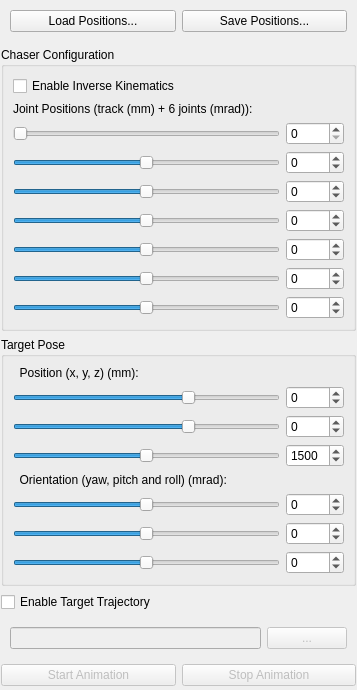
 <widget class="QWidget" name="ChaserTargetInteract">
  <property name="geometry">
   <rect>
    <x>0</x>
    <y>0</y>
    <width>357</width>
    <height>690</height>
   </rect>
  </property>
  <property name="sizePolicy">
   <sizepolicy hsizetype="Expanding" vsizetype="Expanding">
    <horstretch>0</horstretch>
    <verstretch>0</verstretch>
   </sizepolicy>
  </property>
  <property name="windowTitle">
   <string>Chaser Target Interaction</string>
  </property>
  <layout class="QGridLayout" name="gridLayout">
   <property name="margin">
    <number>1</number>
   </property>
   <item row="1" column="0">
    <widget class="QGroupBox" name="chaser_config_group">
     <property name="title">
      <string>Chaser Configuration</string>
     </property>
     <layout class="QVBoxLayout" name="verticalLayout_8">
      <item>
       <widget class="QWidget" name="widget_7" native="true">
        <layout class="QGridLayout" name="gridLayout_10">
         <property name="margin">
          <number>0</number>
         </property>
         <item row="5" column="0">
          <widget class="QSlider" name="joint2_pos">
           <property name="minimum">
            <number>-1570</number>
           </property>
           <property name="maximum">
            <number>1570</number>
           </property>
           <property name="singleStep">
            <number>10</number>
           </property>
           <property name="orientation">
            <enum>Qt::Horizontal</enum>
           </property>
          </widget>
         </item>
         <item row="7" column="1">
          <widget class="QSpinBox" name="joint4_pos_spin">
           <property name="minimum">
            <number>-3141</number>
           </property>
           <property name="maximum">
            <number>3141</number>
           </property>
           <property name="singleStep">
            <number>10</number>
           </property>
          </widget>
         </item>
         <item row="3" column="1">
          <widget class="QSpinBox" name="track_pos_spin">
           <property name="maximum">
            <number>3000</number>
           </property>
           <property name="singleStep">
            <number>10</number>
           </property>
          </widget>
         </item>
         <item row="4" column="1">
          <widget class="QSpinBox" name="joint1_pos_spin">
           <property name="minimum">
            <number>-3054</number>
           </property>
           <property name="maximum">
            <number>3054</number>
           </property>
           <property name="singleStep">
            <number>10</number>
           </property>
          </widget>
         </item>
         <item row="7" column="0">
          <widget class="QSlider" name="joint4_pos">
           <property name="minimum">
            <number>-3141</number>
           </property>
           <property name="maximum">
            <number>3141</number>
           </property>
           <property name="singleStep">
            <number>10</number>
           </property>
           <property name="orientation">
            <enum>Qt::Horizontal</enum>
           </property>
          </widget>
         </item>
         <item row="9" column="0">
          <widget class="QSlider" name="joint6_pos">
           <property name="minimum">
            <number>-3141</number>
           </property>
           <property name="maximum">
            <number>3141</number>
           </property>
           <property name="singleStep">
            <number>10</number>
           </property>
           <property name="orientation">
            <enum>Qt::Horizontal</enum>
           </property>
          </widget>
         </item>
         <item row="8" column="1">
          <widget class="QSpinBox" name="joint5_pos_spin">
           <property name="minimum">
            <number>-1832</number>
           </property>
           <property name="maximum">
            <number>1832</number>
           </property>
           <property name="singleStep">
            <number>10</number>
           </property>
          </widget>
         </item>
         <item row="3" column="0">
          <widget class="QSlider" name="track_pos">
           <property name="maximum">
            <number>3000</number>
           </property>
           <property name="singleStep">
            <number>10</number>
           </property>
           <property name="pageStep">
            <number>10</number>
           </property>
           <property name="orientation">
            <enum>Qt::Horizontal</enum>
           </property>
          </widget>
         </item>
         <item row="9" column="1">
          <widget class="QSpinBox" name="joint6_pos_spin">
           <property name="minimum">
            <number>-3141</number>
           </property>
           <property name="maximum">
            <number>3141</number>
           </property>
           <property name="singleStep">
            <number>10</number>
           </property>
          </widget>
         </item>
         <item row="5" column="1">
          <widget class="QSpinBox" name="joint2_pos_spin">
           <property name="minimum">
            <number>-1570</number>
           </property>
           <property name="maximum">
            <number>1570</number>
           </property>
           <property name="singleStep">
            <number>10</number>
           </property>
          </widget>
         </item>
         <item row="4" column="0">
          <widget class="QSlider" name="joint1_pos">
           <property name="minimum">
            <number>-3054</number>
           </property>
           <property name="maximum">
            <number>3054</number>
           </property>
           <property name="singleStep">
            <number>10</number>
           </property>
           <property name="orientation">
            <enum>Qt::Horizontal</enum>
           </property>
          </widget>
         </item>
         <item row="6" column="0">
          <widget class="QSlider" name="joint3_pos">
           <property name="minimum">
            <number>-1919</number>
           </property>
           <property name="maximum">
            <number>1919</number>
           </property>
           <property name="singleStep">
            <number>10</number>
           </property>
           <property name="orientation">
            <enum>Qt::Horizontal</enum>
           </property>
          </widget>
         </item>
         <item row="6" column="1">
          <widget class="QSpinBox" name="joint3_pos_spin">
           <property name="minimum">
            <number>-1919</number>
           </property>
           <property name="maximum">
            <number>1919</number>
           </property>
           <property name="singleStep">
            <number>10</number>
           </property>
          </widget>
         </item>
         <item row="8" column="0">
          <widget class="QSlider" name="joint5_pos">
           <property name="minimum">
            <number>-1832</number>
           </property>
           <property name="maximum">
            <number>1832</number>
           </property>
           <property name="singleStep">
            <number>10</number>
           </property>
           <property name="value">
            <number>0</number>
           </property>
           <property name="orientation">
            <enum>Qt::Horizontal</enum>
           </property>
          </widget>
         </item>
         <item row="1" column="0">
          <widget class="QLabel" name="label_16">
           <property name="text">
            <string>Joint Positions (track (mm) + 6 joints (mrad)):</string>
           </property>
          </widget>
         </item>
         <item row="0" column="0">
          <widget class="QCheckBox" name="enable_ik_check">
           <property name="text">
            <string>Enable Inverse Kinematics</string>
           </property>
          </widget>
         </item>
        </layout>
       </widget>
      </item>
     </layout>
    </widget>
   </item>
   <item row="7" column="0">
    <spacer name="verticalSpacer">
     <property name="orientation">
      <enum>Qt::Vertical</enum>
     </property>
     <property name="sizeHint" stdset="0">
      <size>
       <width>20</width>
       <height>40</height>
      </size>
     </property>
    </spacer>
   </item>
   <item row="6" column="0">
    <widget class="QWidget" name="anim_traj_widget" native="true">
     <property name="enabled">
      <bool>false</bool>
     </property>
     <layout class="QGridLayout" name="gridLayout_9">
      <property name="margin">
       <number>0</number>
      </property>
      <item row="0" column="0">
       <widget class="QPushButton" name="anim_trajectory_button">
        <property name="enabled">
         <bool>false</bool>
        </property>
        <property name="text">
         <string>Start Animation</string>
        </property>
       </widget>
      </item>
      <item row="0" column="1">
       <widget class="QPushButton" name="anim_traj_stop_button">
        <property name="enabled">
         <bool>false</bool>
        </property>
        <property name="text">
         <string>Stop Animation</string>
        </property>
       </widget>
      </item>
     </layout>
    </widget>
   </item>
   <item row="4" column="0">
    <widget class="QCheckBox" name="check_trajectory">
     <property name="text">
      <string>Enable Target Trajectory</string>
     </property>
    </widget>
   </item>
   <item row="5" column="0">
    <widget class="QWidget" name="widget" native="true">
     <layout class="QHBoxLayout" name="horizontalLayout">
      <item>
       <widget class="QLineEdit" name="traj_filename_edit">
        <property name="enabled">
         <bool>false</bool>
        </property>
        <property name="readOnly">
         <bool>true</bool>
        </property>
       </widget>
      </item>
      <item>
       <widget class="QPushButton" name="load_traj_button">
        <property name="enabled">
         <bool>false</bool>
        </property>
        <property name="text">
         <string>...</string>
        </property>
       </widget>
      </item>
     </layout>
    </widget>
   </item>
   <item row="2" column="0">
    <widget class="QGroupBox" name="target_pose_group">
     <property name="title">
      <string>Target Pose</string>
     </property>
     <layout class="QVBoxLayout" name="verticalLayout_9">
      <item>
       <widget class="QWidget" name="widget_8" native="true">
        <layout class="QGridLayout" name="gridLayout_11">
         <property name="margin">
          <number>0</number>
         </property>
         <item row="1" column="0">
          <widget class="QSlider" name="target_x">
           <property name="cursor">
            <cursorShape>ArrowCursor</cursorShape>
           </property>
           <property name="mouseTracking">
            <bool>false</bool>
           </property>
           <property name="minimum">
            <number>-4000</number>
           </property>
           <property name="maximum">
            <number>2000</number>
           </property>
           <property name="singleStep">
            <number>50</number>
           </property>
           <property name="pageStep">
            <number>50</number>
           </property>
           <property name="orientation">
            <enum>Qt::Horizontal</enum>
           </property>
          </widget>
         </item>
         <item row="0" column="0">
          <widget class="QLabel" name="label_18">
           <property name="text">
            <string>  Position (x, y, z) (mm):</string>
           </property>
          </widget>
         </item>
         <item row="2" column="0">
          <widget class="QSlider" name="target_y">
           <property name="minimum">
            <number>-4000</number>
           </property>
           <property name="maximum">
            <number>2000</number>
           </property>
           <property name="singleStep">
            <number>50</number>
           </property>
           <property name="pageStep">
            <number>50</number>
           </property>
           <property name="value">
            <number>0</number>
           </property>
           <property name="orientation">
            <enum>Qt::Horizontal</enum>
           </property>
          </widget>
         </item>
         <item row="5" column="0">
          <widget class="QSlider" name="target_yaw">
           <property name="minimum">
            <number>-3141</number>
           </property>
           <property name="maximum">
            <number>3141</number>
           </property>
           <property name="singleStep">
            <number>10</number>
           </property>
           <property name="orientation">
            <enum>Qt::Horizontal</enum>
           </property>
          </widget>
         </item>
         <item row="3" column="0">
          <widget class="QSlider" name="target_z">
           <property name="maximum">
            <number>3000</number>
           </property>
           <property name="singleStep">
            <number>10</number>
           </property>
           <property name="value">
            <number>1500</number>
           </property>
           <property name="orientation">
            <enum>Qt::Horizontal</enum>
           </property>
          </widget>
         </item>
         <item row="6" column="0">
          <widget class="QSlider" name="target_pitch">
           <property name="minimum">
            <number>-1571</number>
           </property>
           <property name="maximum">
            <number>1571</number>
           </property>
           <property name="singleStep">
            <number>10</number>
           </property>
           <property name="orientation">
            <enum>Qt::Horizontal</enum>
           </property>
          </widget>
         </item>
         <item row="1" column="1">
          <widget class="QSpinBox" name="target_x_spin">
           <property name="minimum">
            <number>-4000</number>
           </property>
           <property name="maximum">
            <number>2000</number>
           </property>
           <property name="singleStep">
            <number>50</number>
           </property>
          </widget>
         </item>
         <item row="4" column="0">
          <widget class="QLabel" name="label_19">
           <property name="text">
            <string>  Orientation (yaw, pitch and roll) (mrad):</string>
           </property>
          </widget>
         </item>
         <item row="7" column="0">
          <widget class="QSlider" name="target_roll">
           <property name="minimum">
            <number>-3141</number>
           </property>
           <property name="maximum">
            <number>3141</number>
           </property>
           <property name="singleStep">
            <number>10</number>
           </property>
           <property name="orientation">
            <enum>Qt::Horizontal</enum>
           </property>
          </widget>
         </item>
         <item row="2" column="1">
          <widget class="QSpinBox" name="target_y_spin">
           <property name="minimum">
            <number>-4000</number>
           </property>
           <property name="maximum">
            <number>2000</number>
           </property>
           <property name="singleStep">
            <number>50</number>
           </property>
          </widget>
         </item>
         <item row="3" column="1">
          <widget class="QSpinBox" name="target_z_spin">
           <property name="maximum">
            <number>3000</number>
           </property>
           <property name="singleStep">
            <number>50</number>
           </property>
           <property name="value">
            <number>1500</number>
           </property>
          </widget>
         </item>
         <item row="5" column="1">
          <widget class="QSpinBox" name="target_yaw_spin">
           <property name="minimum">
            <number>-3141</number>
           </property>
           <property name="maximum">
            <number>3141</number>
           </property>
           <property name="singleStep">
            <number>10</number>
           </property>
          </widget>
         </item>
         <item row="6" column="1">
          <widget class="QSpinBox" name="target_pitch_spin">
           <property name="minimum">
            <number>-1571</number>
           </property>
           <property name="maximum">
            <number>1571</number>
           </property>
           <property name="singleStep">
            <number>10</number>
           </property>
          </widget>
         </item>
         <item row="7" column="1">
          <widget class="QSpinBox" name="target_roll_spin">
           <property name="minimum">
            <number>-3141</number>
           </property>
           <property name="maximum">
            <number>3141</number>
           </property>
           <property name="singleStep">
            <number>10</number>
           </property>
          </widget>
         </item>
        </layout>
       </widget>
      </item>
     </layout>
    </widget>
   </item>
   <item row="0" column="0">
    <widget class="QWidget" name="widget_2" native="true">
     <layout class="QGridLayout" name="gridLayout_2">
      <item row="0" column="0">
       <widget class="QPushButton" name="load_button">
        <property name="text">
         <string>Load Positions...</string>
        </property>
       </widget>
      </item>
      <item row="0" column="1">
       <widget class="QPushButton" name="save_button">
        <property name="text">
         <string>Save Positions...</string>
        </property>
       </widget>
      </item>
     </layout>
    </widget>
   </item>
  </layout>
  <action name="actionJointChange">
   <property name="text">
    <string>JointChange</string>
   </property>
  </action>
  <action name="actionTargetChange">
   <property name="text">
    <string>TargetChange</string>
   </property>
  </action>
  <action name="actionStartTargetAnimation">
   <property name="text">
    <string>StartTargetAnimation</string>
   </property>
   <property name="toolTip">
    <string>StartTargetAnimation</string>
   </property>
  </action>
  <action name="actionStopTargetAnimation">
   <property name="text">
    <string>StopTargetAnimation</string>
   </property>
   <property name="toolTip">
    <string>StopTargetAnimation</string>
   </property>
  </action>
 </widget>
